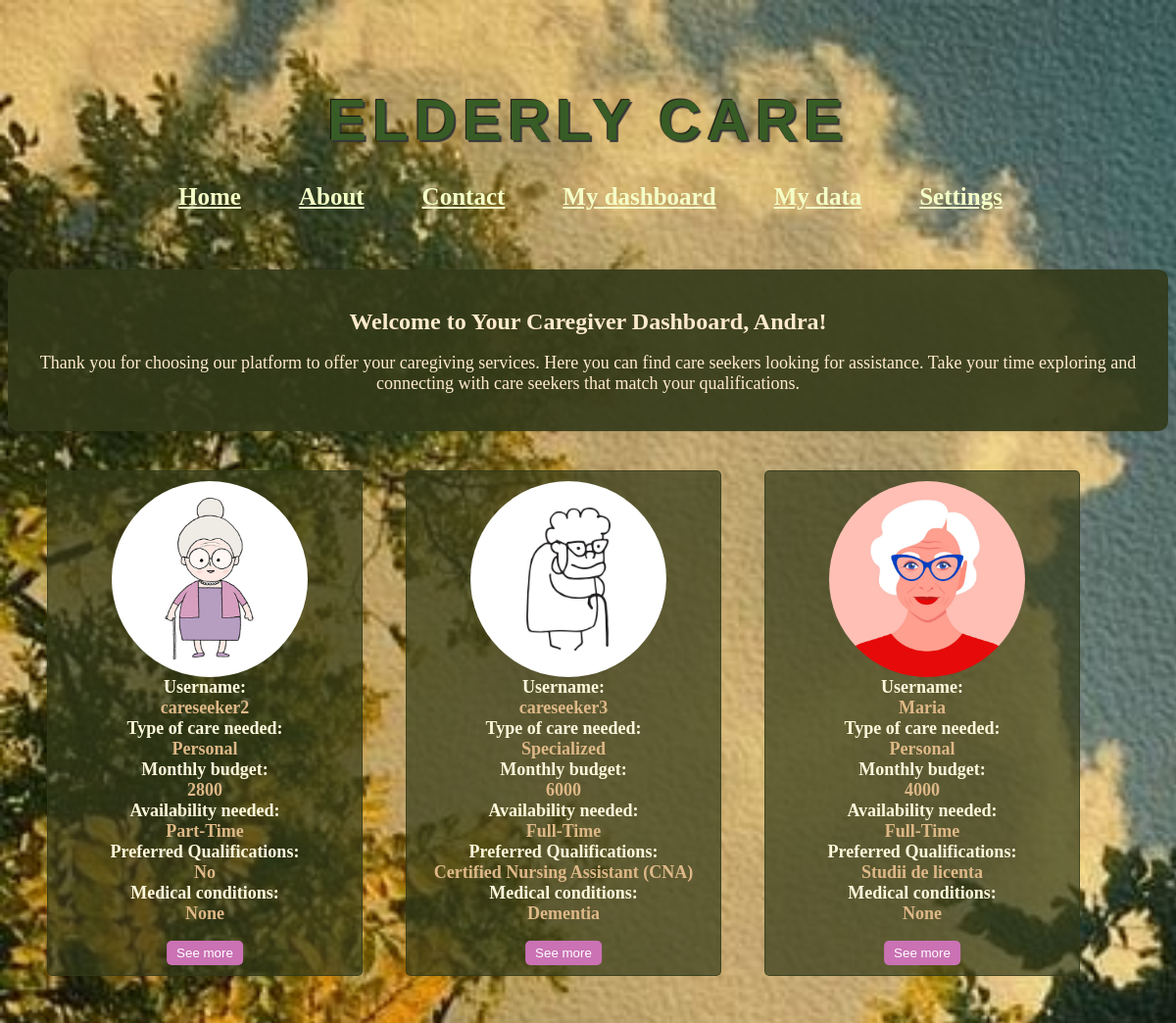
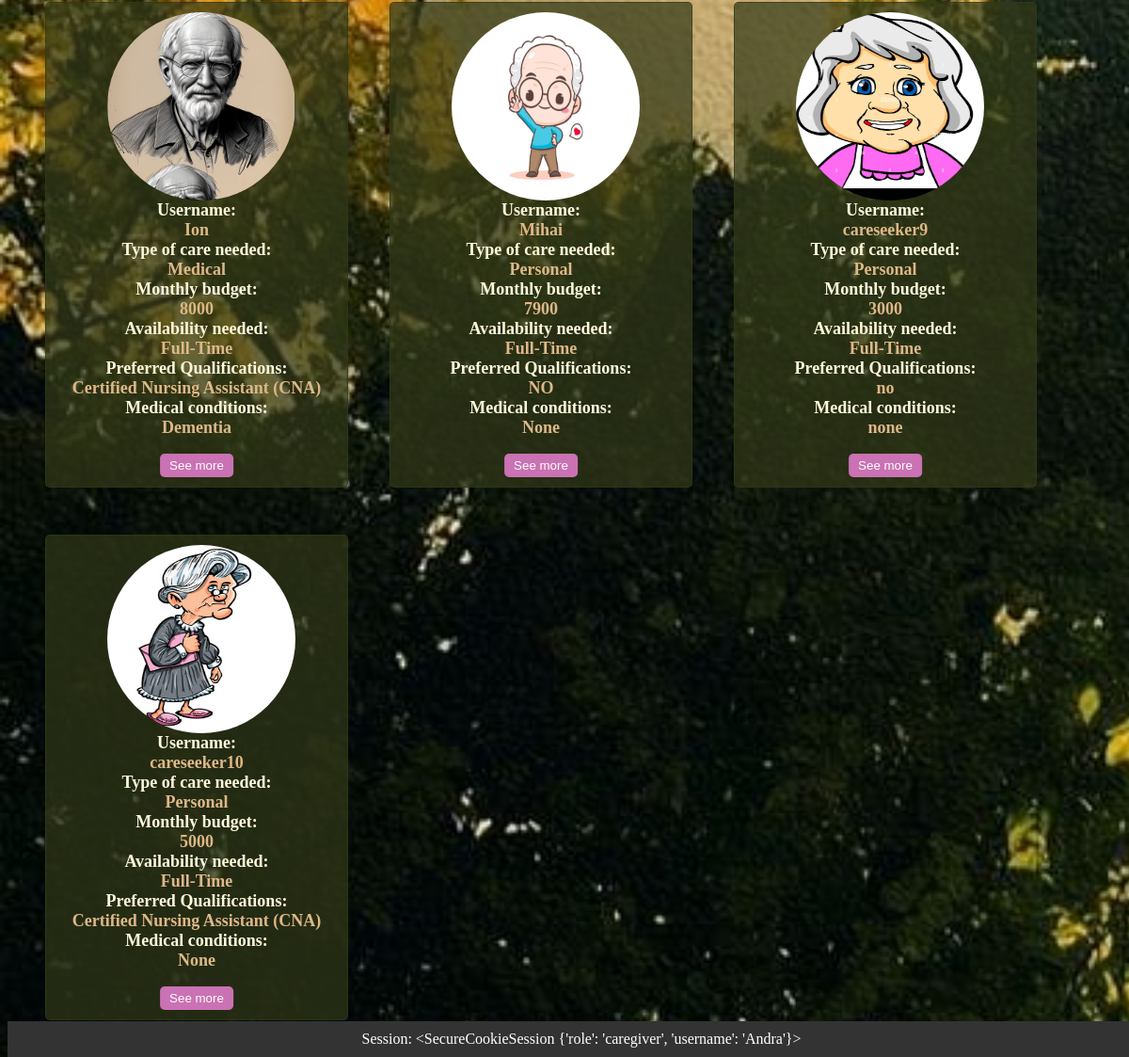
Page /caregiver_dashboard (signed in) on the committed database (2 pictures, top to bottom).
### app/models.py (models this page shows, shortened)
class Users(db.Model, UserMixin):
    __tablename__ = 'users'
    id = db.Column(db.Integer, primary_key=True)
    username = db.Column(db.String(50), unique=True, nullable=False)
    email = db.Column(db.String(120), unique=True, nullable=False)
    password = db.Column(db.String(255), nullable=False)
    location = db.Column(db.String(60), nullable=False)
    phone_number = db.Column(db.String(20), nullable=False)
    role = db.Column(db.String(15), nullable=False)
    age = db.Column(db.Integer)
    experience = db.Column(db.Integer)
    references = db.Column(ChoiceType([('Yes', 'yes'), ('No', 'no'), ('N/A', 'n/a')]))
    availability = db.Column(ChoiceType([('Full-Time', 'FT'), ('Part-Time', 'PT')]))
    languages_spoken = db.Column(db.String(100))
    background_check = db.Column(db.Boolean)
    additional_notes = db.Column(db.Text)
    type_of_care_needed = db.Column(db.String(100))
    monthly_budget = db.Column(db.Integer)
    availability_needed = db.Column(ChoiceType([('Full-Time', 'FT'), ('Part-Time', 'PT')]))
    preferred_qualifications = db.Column(db.String(100))
    medical_conditions = db.Column(db.String(100))
    picture = db.Column(db.String(300))

### app/routes.py (the view)
@auth_blueprint.route('/caregiver_dashboard')
def caregiver_dashboard():
    print('User authenticated before @login_required:', current_user.is_authenticated)
    print("Session:", session)
    if session.get('role') == 'caregiver':
        care_seekers = Users.query.filter_by(role='care_seeker').all()
        return render_template('caregiver_dashboard.html', care_seekers=care_seekers)
    else:
        flash('Access denied. Log in as careseeker', 'error')
        return redirect(url_for('home.homepage'))

### app/templates/caregiver_dashboard.html (shortened to what this page needs)
{% extends 'base.html' %}
{% block content %}
    <div class="greeting" style="text-align: center; margin-top: 40px; padding: 20px; background-color: rgb(50, 57, 25, 0.9); border-radius: 10px; box-shadow: 0 0 10px rgba(0, 0, 0, 0.1);">
        <h2 style="font-size: 24px; margin-bottom: 10px; color: blanchedalmond;">Welcome to Your Caregiver Dashboard, {{ session['username'] }}!</h2>
        <p style="font-size: 18px; color: blanchedalmond;">Thank you for choosing our platform to offer your caregiving services. Here you can find care seekers looking for assistance. Take your time exploring and connecting with care seekers that match your qualifications.</p>
    </div>
        {% for care_seeker in care_seekers %}
            <div class="care_seekers-box">
                {% if care_seeker.picture %}
    <img src="{{ url_for('home.uploaded_file', filename=care_seeker.picture.split('/')[-1]) }}" alt="Caregiver Picture" style="width: 200px; height: 200px; border-radius: 50%; margin-left:55px">
{% endif %}
                <strong>Username:</strong> <span style="color: burlywood; font-size: large; font-weight: 600;"> {{ care_seeker.username }} <br>
                <strong>Type of care needed:</strong> <br> {{ care_seeker.type_of_care_needed }} <br>
                <strong>Monthly budget:</strong> <br> {{ care_seeker.monthly_budget }} <br>
                <strong>Availability needed:</strong> <br>{% if care_seeker.availability_needed == 'Full-Time' %}Full-Time{% elif care_seeker.availability_needed == 'Part-Time' %}Part-Time{% else %}{{ care_seeker.availability_needed }}{% endif %}<br>
                <strong>Preferred Qualifications:</strong> <br>{{ care_seeker.preferred_qualifications }} <br>
                <strong>Medical conditions:</strong> <br> {{ care_seeker.medical_conditions }} <br>
                <br>
                <br>
                <button class="see-more-button">See more</button>
            </div>
        {% endfor %}
    </div>
    <form action="{{ url_for('auth.logout') }}" method="POST">
        <button type="submit" class="logout-button">Logout</button>
    </form>
{% endblock %}

### app/templates/base.html (style rules this page uses)
body { background-image: url("static/bck.jpg"); background-size: cover; background-repeat: no-repeat; background-color: #153537; }

### app/templates/caregiver_dashboard.html (style rules this page uses)
.care_seekers-box { border: 1px solid rgb(50, 57, 25, 0.7); border-radius: 5px; padding: 10px; margin-bottom: 10px; margin-top: 40px; margin-left: 40px; width: 300px; background-color: rgb(50, 57, 25, 0.7); display: inline-grid; vertical-align: top; position: relative; text-align: center; }
.care_seekers-box strong { color: cornsilk; font-size: large; }
.see-more-button { position: absolute; bottom: 10px; left: 50%; transform: translateX(-50%); padding: 5px 10px; background-color:#ca72b4; color: #fff; border: none; border-radius: 5px; cursor: pointer; }

### rows in the picture
Users: picture (picture), username "careseeker2", type_of_care_needed "Personal", monthly_budget "2800", availability_needed "Part-Time", preferred_qualifications "No", medical_conditions "None"
Users: picture (picture), username "careseeker3", type_of_care_needed "Specialized", monthly_budget "6000", availability_needed "Full-Time", preferred_qualifications "Certified Nursing Assistant (CNA)", medical_conditions "Dementia"
Users: picture (picture), username "Maria", type_of_care_needed "Personal", monthly_budget "4000", availability_needed "Full-Time", preferred_qualifications "Studii de licenta", medical_conditions "None"
Users: picture (picture), username "Ion", type_of_care_needed "Medical", monthly_budget "8000", availability_needed "Full-Time", preferred_qualifications "Certified Nursing Assistant (CNA)", medical_conditions "Dementia"
Users: picture (picture), username "Mihai", type_of_care_needed "Personal", monthly_budget "7900", availability_needed "Full-Time", preferred_qualifications "NO", medical_conditions "None"
Users: picture (picture), username "careseeker9", type_of_care_needed "Personal", monthly_budget "3000", availability_needed "Full-Time", preferred_qualifications "no", medical_conditions "none"
Users: picture (picture), username "careseeker10", type_of_care_needed "Personal", monthly_budget "5000", availability_needed "Full-Time", preferred_qualifications "Certified Nursing Assistant (CNA)", medical_conditions "None"

### other values in the picture
{{ session['username'] }} "Andra"
{{ session }} "<SecureCookieSession {'role': 'caregiver', 'username': 'Andra'}>"
